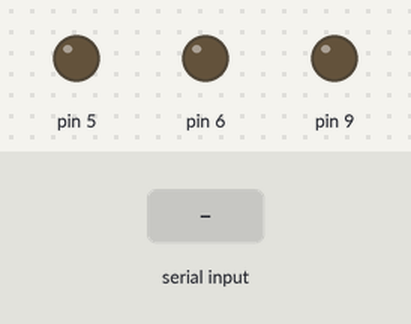
Bench run of a sketch on a simulated Arduino Uno, built with avr-gcc and run on an emulated ATmega328P. Shown: output pins drawn as LEDs (lit = HIGH). Inputs (shaded band) come from the test bench.

Above: at 1.2 s.
1.3 s: byte 30 received over Serial
At 1.7 s:
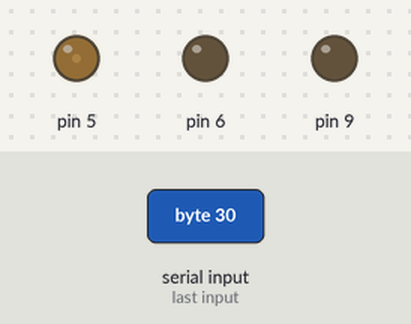
2.8 s: byte 90 received over Serial
At 4.0 s:
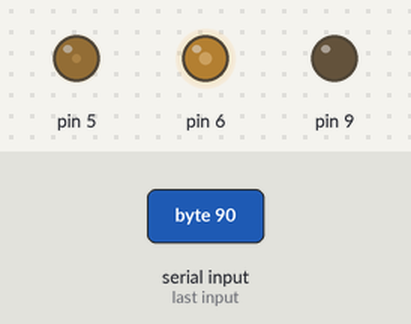
4.3 s: byte 120 received over Serial
At 5.2 s:
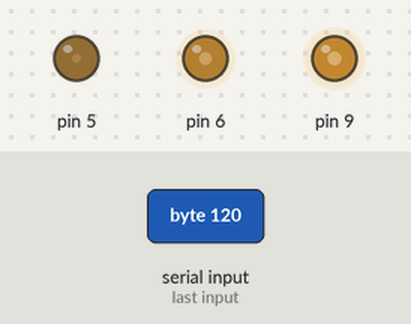
5.8 s: byte 90 received over Serial
At 6.4 s:
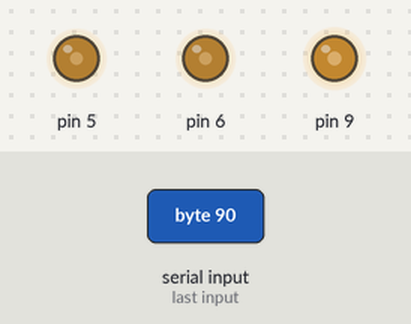
7.3 s: byte 30 received over Serial
At 8.7 s:
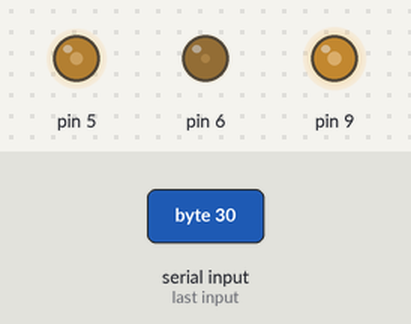
Timing chart, 0 to 9.8 s (numbered marks = the images above; inputs shaded):
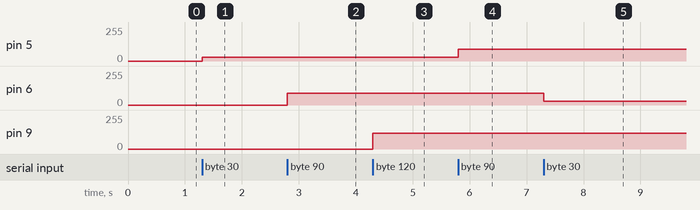

Measured:
- after the input at 1.3 s, pin 5: 0/255 → 30/255 at once
- after the input at 2.8 s, pin 6: 0/255 → 90/255 at once
- after the input at 4.3 s, pin 9: 0/255 → 120/255 at once
- after the input at 5.8 s, pin 5: 30/255 → 90/255 at once
- after the input at 7.3 s, pin 6: 90/255 → 30/255 at once

The sketch:

sketch_aug14a.ino
```cpp
void setup() {
  Serial.begin(9600);
  pinMode(5, OUTPUT); // Красный
  pinMode(6, OUTPUT); // Зеленый
  pinMode(9, OUTPUT); // Синий
}

int i = 0;

void loop() {}

void serialEvent() {
  while(Serial.available()){ // Возвращает количество байт в буфере доступных для считывания
    byte val = Serial.read();
    if(i == 0) analogWrite(5, val);
    else if (i == 1) analogWrite(6, val);
    else if(i == 2) analogWrite(9, val);
    ++i;
    if (i == 3) i = 0;
  }
}
```
